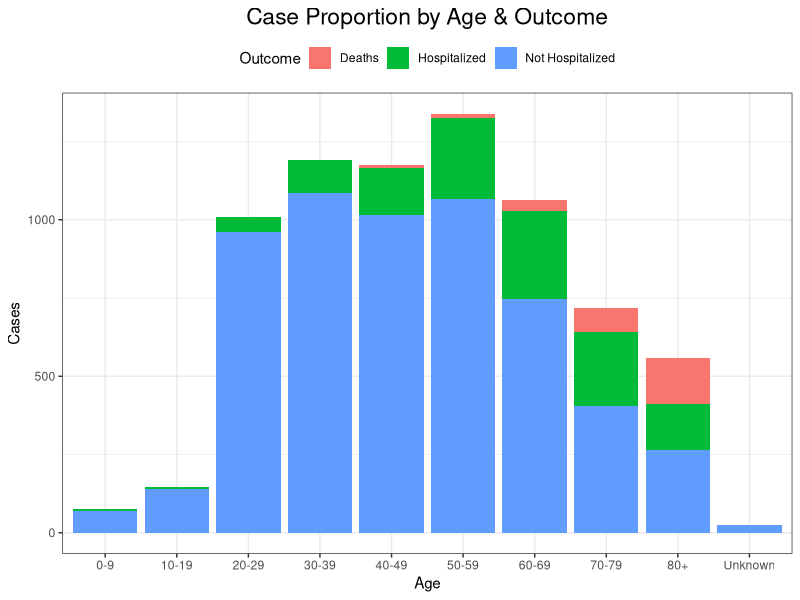
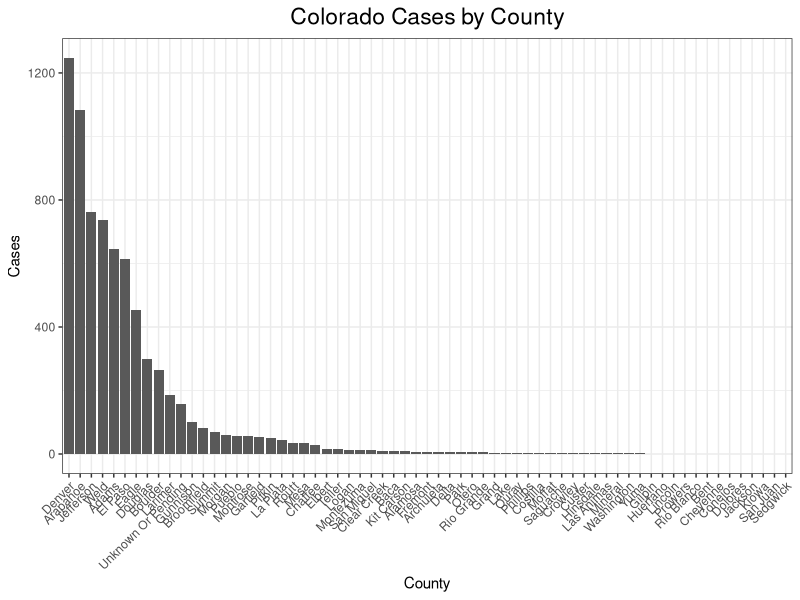
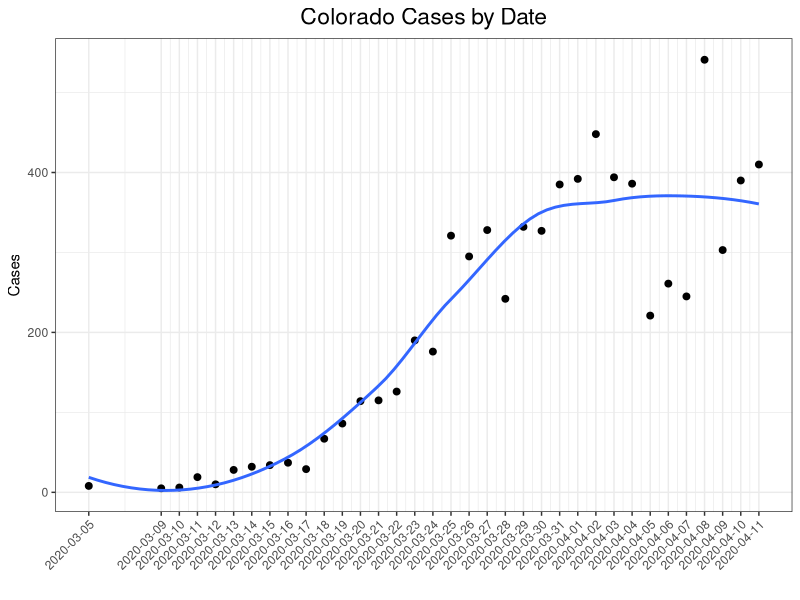

Recreate these plots in R, in order.
## ---- chunk 1
knitr::opts_chunk$set(
  collapse = TRUE,
  comment = "#>"
)
library(tidyverse)

# Set ggplot theme
thm <- ggplot2::theme_bw(base_size = 11, base_family = "") +
  ggplot2::theme(
    panel.background  = element_rect(fill = "transparent", colour = NA),
    plot.background   = element_rect(fill = "transparent", colour = NA),
    legend.position   = "top",
    legend.background = element_rect(fill = "transparent", colour = NA),
    legend.key        = element_rect(fill = "transparent", colour = NA),
    plot.title        = element_text(hjust = 0.5, size = ggplot2::rel(1.5))
  )
theme_set(thm)

# COVID data
data <- readr::read_csv("data/covid19_case_summary_2020-04-12.csv")
state_data <- dplyr::filter(data, attribute == "Statewide") %>% 
  dplyr::select(Metric = metric, number = value)
county_data <- data %>%
  dplyr::filter(description == "Case Counts by County" & metric == "Cases") %>%
  dplyr::mutate(County = stringr::str_remove(attribute, " County$")) %>%
  dplyr::filter(County !=  "Grand Total")
time_data <- data %>% 
  dplyr::filter(description == "Case Counts by Reported Date" &
                  !is.na(value)) %>% 
  dplyr::mutate(
    date = as.Date(trunc(strptime(attribute, format = "%Y-%m-%d", tz = "MST"), "day")),
    total = cumsum(value)
  )

# badges
badge_style <- "flat-square"
logo        <- "appveyor"
n_cases <- pull(filter(state_data, Metric == "Cases"), number)
cases <- sprintf("https://img.shields.io/badge/Cases-%i-%s.svg?style=%s&logo=%s",
                 n_cases, "success", badge_style, logo)
value  <- dplyr::pull(filter(state_data, Metric == "People Tested"), number)
tested <- sprintf("https://img.shields.io/badge/People_Tested-%i-%s.svg?style=%s&logo=%s",
                 value, "success", badge_style, logo)
pct_pos <- sprintf("https://img.shields.io/badge/Case_Rate-%0.1f%%25-%s.svg?style=%s&logo=%s",
                 n_cases / value * 100, "success", badge_style, logo)
value  <- filter(state_data, Metric == "Deaths") %>% dplyr::pull(number)
deaths <- sprintf("https://img.shields.io/badge/Deaths-%i-%s.svg?style=%s&logo=%s",
                  value, "success", badge_style, logo)
value    <- filter(county_data, value > 0) %>% nrow()
counties <- sprintf("https://img.shields.io/badge/Counties-%i-%s.svg?style=%s&logo=%s", 
                    value, "success", badge_style, logo)
value <- filter(state_data, Metric == "Hospitalizations") %>% dplyr::pull(number)
hospitalizations <- sprintf("https://img.shields.io/badge/Hospitalizations-%i-%s.svg?style=%s&logo=%s",
                 value, "success", badge_style, logo)

cur_date <- sort(time_data$date) %>% tail(1) %>% format("%B %d, %Y")
## ---- chunk 2
dplyr::filter(data, description == "COVID-19 in Colorado by Sex" &
                metric == "Percent of Cases") %>% 
  dplyr::select(Sex = attribute, Percent = value) %>%  
  dplyr::mutate(Percent = sprintf("%0.2f%%", Percent)) %>% 
  knitr::kable()
## ---- chunk 3
data %>%
  dplyr::filter(
    description == "Case Counts by Age Group, Hospitalizations, and Deaths" &
      !is.na(value)) %>% 
  tidyr::separate(attribute, into = c("Age", "Outcome"), sep = ", ") %>%
  dplyr::select(Age, Outcome, Cases = value) %>%
  ggplot(aes(x = Age, y = Cases, group = Outcome)) +
  geom_bar(stat = "identity", aes(fill = Outcome)) +
  ggtitle("Case Proportion by Age & Outcome")
## ---- chunk 4
county_data %>%
  ggplot(aes(y = value, x = reorder(County, -value))) +
  geom_bar(stat = "identity") +
  theme(axis.text.x = element_text(angle = 45, hjust = 1)) +
  labs(y = "Cases", title = "Colorado Cases by County", x = "County")
## ---- chunk 5
time_data %>%
  ggplot(aes(x = date, y = value)) +
  geom_point(size = 2) +
  geom_smooth(method = "loess", se = FALSE) +
  scale_x_date(breaks = time_data$date) +
  theme(axis.text.x = element_text(angle = 45, hjust = 1)) +
  labs(y = "Cases", title = "Colorado Cases by Date", x = "")
